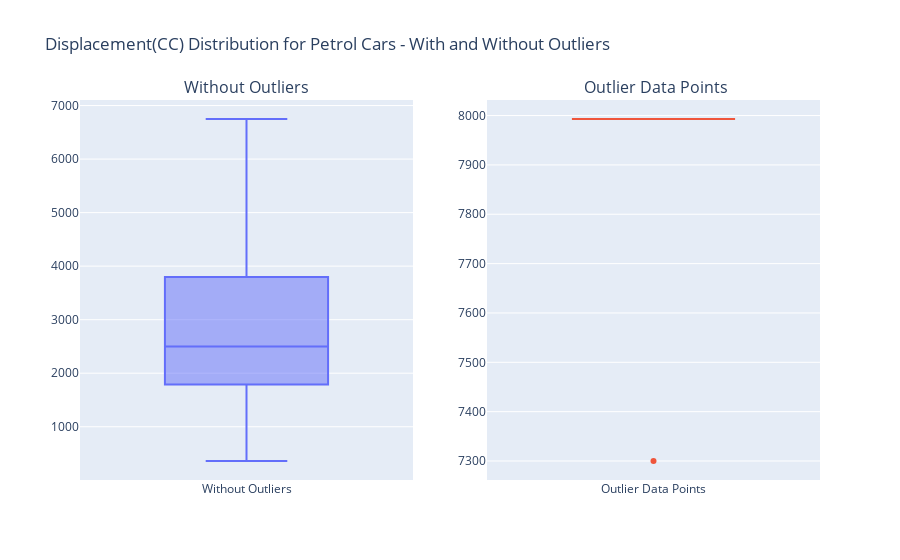

The code cell stored with this chart in its notebook:
### Code cell
fig=make_subplots(rows=1, cols=2, subplot_titles=("Without Outliers", " Outlier Data Points"))
fig.add_trace(go.Box(y=df_petrol_without_outliers["Displacement(CC)"], name="Without Outliers"), row=1, col=1)
fig.add_trace(go.Box(y=df_petrol_outliers["Displacement(CC)"], name="Outlier Data Points"), row=1, col=2)
fig.update_layout(title_text="Displacement(CC) Distribution for Petrol Cars - With and Without Outliers", showlegend=False)

#fig=px.box(data_frame=df_petrol_without_outliers,y="Displacement(CC)",title="Displacement(CC) Distribution for Petrol Cars")
fig.show()

### Figure 1 — Plotly figure (JSON) as saved in the notebook; plotly's stock layout.template omitted (floating-point values rounded to 4 significant figures; data arrays with more than 128 entries replaced by an {"elided": "..."} marker saying what was removed)
{"data": [{"name": "Without Outliers", "type": "box", "xaxis": "x", "y": {"elided": "856 float values"}, "yaxis": "y"}, {"name": "Outlier Data Points", "type": "box", "xaxis": "x2", "y": [7993.0, 7993.0, 7993.0, 7993.0, 7993.0, 7993.0, 7993.0, 7993.0, 7993.0, 7993.0, 7300.0], "yaxis": "y2"}], "layout": {"annotations": [{"font": {"size": 16}, "showarrow": false, "text": "Without Outliers", "x": 0.225, "xanchor": "center", "xref": "paper", "y": 1, "yanchor": "bottom", "yref": "paper"}, {"font": {"size": 16}, "showarrow": false, "text": " Outlier Data Points", "x": 0.775, "xanchor": "center", "xref": "paper", "y": 1, "yanchor": "bottom", "yref": "paper"}], "showlegend": false, "title": {"text": "Displacement(CC) Distribution for Petrol Cars - With and Without Outliers"}, "xaxis": {"anchor": "y", "domain": [0, 0.45]}, "xaxis2": {"anchor": "y2", "domain": [0.55, 1]}, "yaxis": {"anchor": "x", "domain": [0, 1]}, "yaxis2": {"anchor": "x2", "domain": [0, 1]}}}
